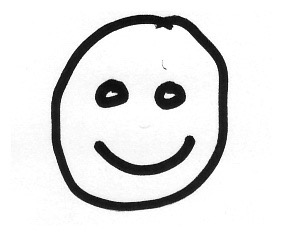
#> input picture Faces/data/faces/Scan000S.jpeg, 283 x 236 px; its folder holds only this picture in this run
$ jupyter execute FacesNorm.ipynb   (shell and % lines are left out)
#> lines starting #> are read from the running program, lines starting #| are printed output that depends on the picture
#> further down, im is the input picture: shape (236, 283); min 0, max 255, mean 226.3
[cell 1]
#FaceNorm: centre, downsample and save face image files

[cell 2]
from skimage import io
import matplotlib.pyplot as plt
import matplotlib.image as mpimg
import numpy as np

[cell 3]
import glob
imfiles = glob.glob("data/faces/*.jpeg")
np.shape(imfiles)

[cell 4]
def ImageResample(img):
#    itemindex = np.where(img < 40)
#    rowvals, colvals = itemindex
#    minrow, maxrow, mincol, maxcol = rowvals[0], rowvals[-1], min(colvals), max(colvals)

    THRESH_HOLD = 230
    rowsav = img.mean(axis=1)
#> rowsav = 236 values, max 255 at index 0, min 184.4 at index 23, mean 226.3
    colsav = img.mean(axis=0)
#> colsav = 283 values, max 255 at index 0, min 149.7 at index 219, mean 226.3
    itemindex = np.where(rowsav<THRESH_HOLD)
    rowvals = itemindex[0]
#> rowvals = 102 values from 16 to 209
    minrow, maxrow = rowvals[0], rowvals[-1]
#> minrow = 16; maxrow = 209
    itemindex = np.where(colsav<THRESH_HOLD)
    colvals = itemindex[0]
#> colvals = 171 values from 52 to 227
    mincol, maxcol = colvals[0], colvals[-1]
#> mincol = 52; maxcol = 227
    minrow, maxrow, mincol, maxcol

    imgnorm = img[minrow:(maxrow+1), mincol:(maxcol+1)]
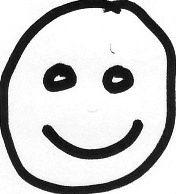
#> imgnorm: shape (194, 176); min 0, max 255, mean 200.1

    NEWSIZE_ROW = 30
    NEWSIZE_COL = 30
    ROW_ORIG_SIZE,COL_ORIG_SIZE = np.shape(imgnorm)
#> ROW_ORIG_SIZE = 194; COL_ORIG_SIZE = 176
    imgnorm1 = np.zeros((NEWSIZE_ROW,NEWSIZE_COL),dtype=np.uint8)
    for r in range(0,NEWSIZE_ROW):
        for c in range(0,NEWSIZE_COL):
            imgnorm1[r,c] = 0 if imgnorm[round((r * ROW_ORIG_SIZE)/NEWSIZE_ROW),
                                      round((c * COL_ORIG_SIZE)/NEWSIZE_COL)] < 100 else 255
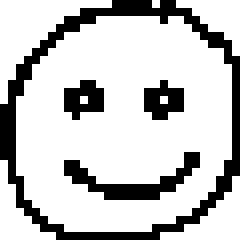
#> imgnorm1: shape (30, 30) (shown 8 times larger); 77.4% white; black in thin lines or dots
    return imgnorm1

[cell 5]
from PIL import Image
import matplotlib.cm as cm
import os

[cell 6]
for i,f in enumerate(imfiles):
    im = mpimg.imread(f,'grey')
    imnorm = ImageResample(im).astype(np.uint8)
    #mpimg.imsave('data/facesnorm/'+os.path.basename(f), imnorm, cmap=cm.Greys_r)
    img = Image.fromarray(imnorm)
    img.save('data/facesnorm/'+os.path.basename(f))

$ run again, on Faces/data/faces/Scan004S.jpeg
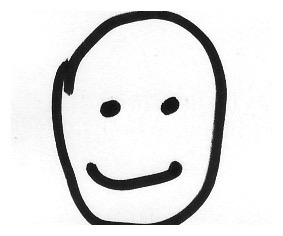
#> input picture Faces/data/faces/Scan004S.jpeg, 283 x 236 px
#> im is the input picture: shape (236, 283); min 7, max 255, mean 227.6
#> rowsav = 236 values, max 255 at index 0, min 177.4 at index 180, mean 227.6
#> colsav = 283 values, max 255 at index 0, min 137.8 at index 216, mean 227.6
#> rowvals = 112 values from 11 to 224
#> minrow = 11; maxrow = 224
#> colvals = 141 values from 52 to 225
#> mincol = 52; maxcol = 225
#> in ImageResample, `imgnorm = img[minrow:(maxrow+1), mincol:(maxcol+1)]`:
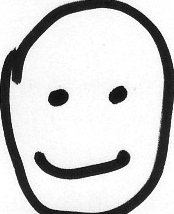
#> imgnorm: shape (214, 174); min 7, max 255, mean 206.9
#> after the loop in ImageResample, `for r in range(0,NEWSIZE_ROW):`:
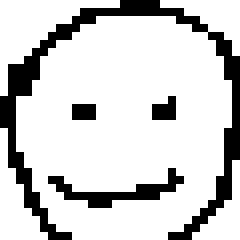
#> imgnorm1: shape (30, 30) (shown 8 times larger); 81.2% white; black in thin lines or dots

$ run again, on Faces/data/faces/Scan005S.jpeg
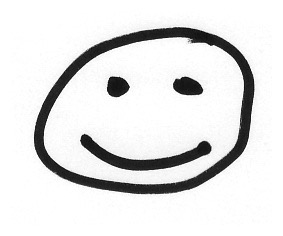
#> input picture Faces/data/faces/Scan005S.jpeg, 283 x 236 px
#> im is the input picture: shape (236, 283); min 0, max 255, mean 225.8
#> rowsav = 236 values, max 255 at index 0, min 158.8 at index 160, mean 225.8
#> colsav = 283 values, max 255 at index 0, min 166.5 at index 244, mean 225.8
#> rowvals = 106 values from 28 to 193
#> minrow = 28; maxrow = 193
#> colvals = 199 values from 36 to 252
#> mincol = 36; maxcol = 252
#> in ImageResample, `imgnorm = img[minrow:(maxrow+1), mincol:(maxcol+1)]`:
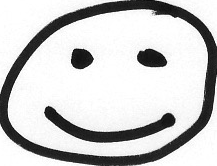
#> imgnorm: shape (166, 217); min 0, max 255, mean 202
#> after the loop in ImageResample, `for r in range(0,NEWSIZE_ROW):`:
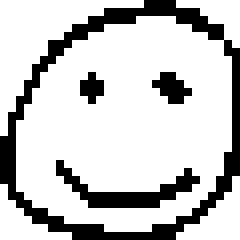
#> imgnorm1: shape (30, 30) (shown 8 times larger); 78.1% white; black in thin lines or dots

$ run again, on Faces/data/faces/Scan001S.jpeg
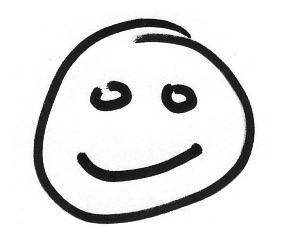
#> input picture Faces/data/faces/Scan001S.jpeg, 283 x 236 px
#> im is the input picture: shape (236, 283); min 0, max 255, mean 223.3
#> rowsav = 236 values, max 255 at index 0, min 170.8 at index 171, mean 223.3
#> colsav = 283 values, max 255 at index 0, min 182 at index 42, mean 223.3
#> rowvals = 127 values from 20 to 222
#> minrow = 20; maxrow = 222
#> colvals = 193 values from 34 to 253
#> mincol = 34; maxcol = 253
#> in ImageResample, `imgnorm = img[minrow:(maxrow+1), mincol:(maxcol+1)]`:
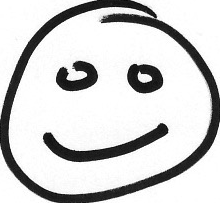
#> imgnorm: shape (203, 220); min 0, max 255, mean 208
#> after the loop in ImageResample, `for r in range(0,NEWSIZE_ROW):`:
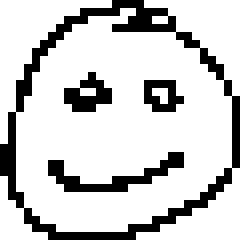
#> imgnorm1: shape (30, 30) (shown 8 times larger); 80.1% white; black in thin lines or dots
